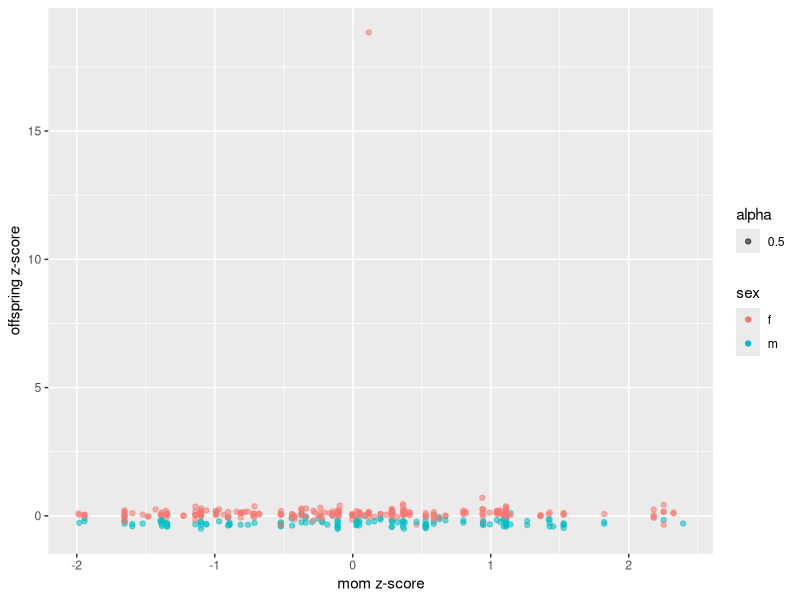
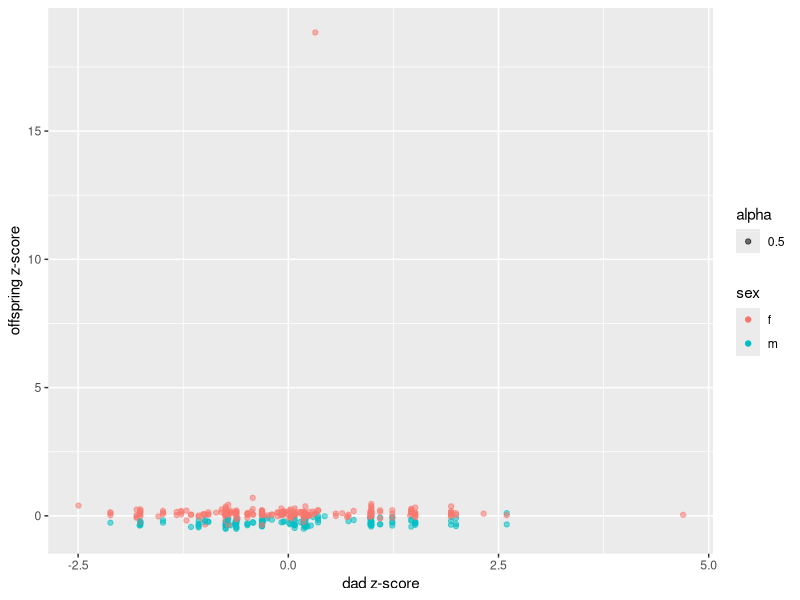
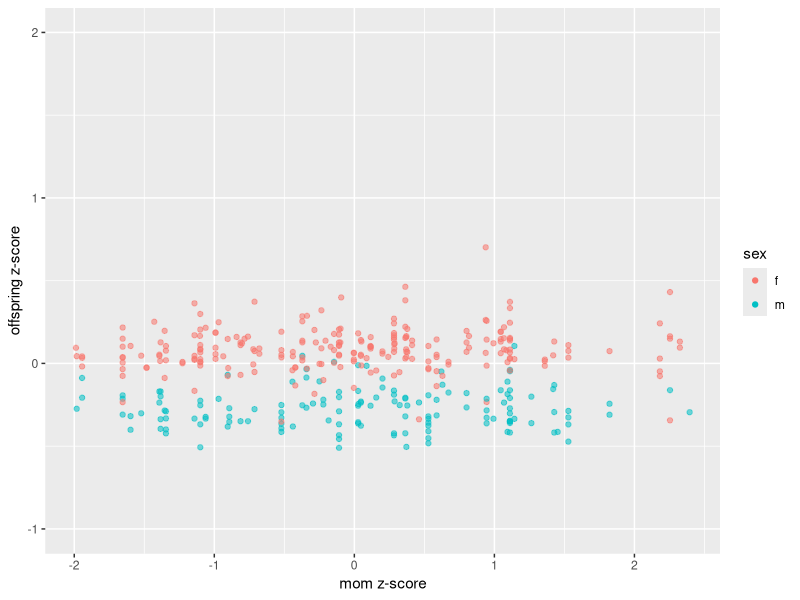
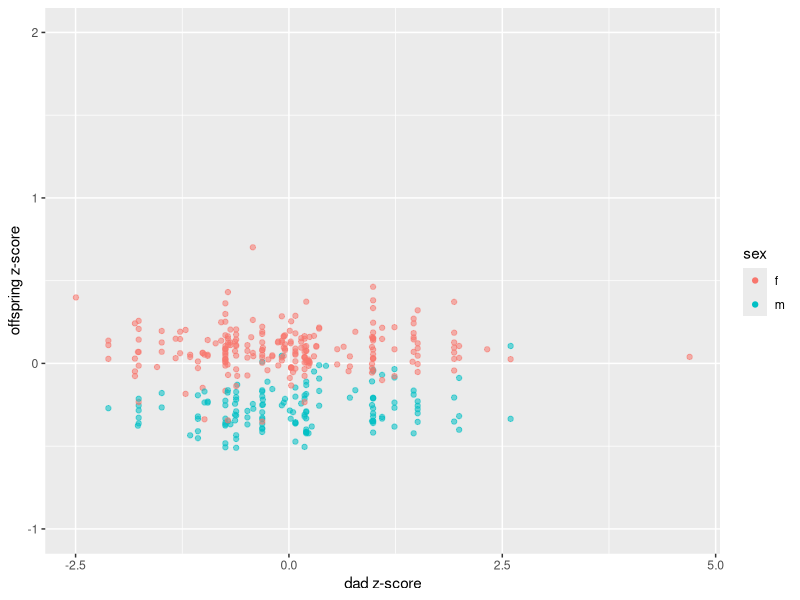

Reproduce these figures in R, in order.
## ---- chunk 1
library(dplyr)
library(ggplot2)
## ---- chunk 2
parentage_data <- read.csv("../data_8/parentage_with_phenotypes_CSV.csv")
## ---- chunk 3
#Filtering out NAs and blanks by selecting sex columns only with m or f
filtered_parentage_data <- parentage_data %>%
  select(sex, length, depth, sex.1, length.1, depth.1, sex.2, length.2, depth.2) %>%
  filter(sex == "m" | sex== "f") %>%     
  filter(sex.1 == "m" | sex.1 =="f") %>% 
  filter(sex.2 =="m" | sex.2 == "f") %>% 
  
#Creating length:depth ratio columns for offspring and each parent  
  mutate(LD_ratio = length/depth) %>%     
  mutate(LD.1_ratio = length.1/depth.1) %>% 
  mutate(LD.2_ratio = length.2/depth.2) %>% 
  na.omit() #ensuring all NAs are removed
## ---- chunk 4
head(filtered_parentage_data)
View(filtered_parentage_data)
## ---- chunk 5
#standard deviations
sd_dad <- sd(filtered_parentage_data$LD.1_ratio)
sd_mom <- sd(filtered_parentage_data$LD.2_ratio)
sd_offspring <- sd(filtered_parentage_data$LD_ratio)  

  #means
mean_dad <- mean(filtered_parentage_data$LD.1_ratio)
mean_mom <- mean(filtered_parentage_data$LD.2_ratio)
mean_offspring <- mean(filtered_parentage_data$LD_ratio)

## ---- chunk 6
#z-scores
    #dad
for (i in seq(1, length(filtered_parentage_data$LD.1_ratio))) {   #establishing the data to which the loop will apply (the dad length:depth (LD.1) ratio column)
  z_score_dad <- (filtered_parentage_data$LD.1_ratio[i] - mean_dad)/ sd_dad   #i is used as a generic variable. We're subtracting each entry in LD.1_ratio from the mean and dividing that difference by the standard deviation
  filtered_parentage_data$z_score_dad[i] <- as.numeric(z_score_dad)  #assigning the results of the above line to the column "z_score_dad"
    
}

    #double check that it worked properly...
head(filtered_parentage_data$z_score_dad)
(filtered_parentage_data$LD.1_ratio[1] - mean_dad)/sd_dad # If the loop worked correctly, this should yield the same value as the first output value from the loop


    #mom
for (i in seq(1, length(filtered_parentage_data$LD.2_ratio))) {
  z_score_mom <- (filtered_parentage_data$LD.2_ratio[i] - mean_mom)/ sd_mom 
  filtered_parentage_data$z_score_mom[i] <- as.numeric(z_score_mom)
  
}
head(filtered_parentage_data$z_score_mom)


    #offspring
for (i in seq(1, length(filtered_parentage_data$LD_ratio))) {
  z_score_offspring <- (filtered_parentage_data$LD_ratio[i] - mean_offspring)/ sd_offspring
  filtered_parentage_data$z_score_offspring[i] <- as.numeric(z_score_offspring)
  
}
head(filtered_parentage_data$z_score_offspring)
## ---- chunk 7
##graphing z-scores to compare between offspring and each parent
    #mom and offspring
ggplot(data = filtered_parentage_data) +
  geom_point(mapping = aes(x = filtered_parentage_data$z_score_mom, y = filtered_parentage_data$z_score_offspring, color = sex, alpha = 0.5))+
  labs(x = "mom z-score", y = "offspring z-score")

  #dad and offspring
ggplot(data = filtered_parentage_data) +
  geom_point(mapping = aes(x = filtered_parentage_data$z_score_dad, y = filtered_parentage_data$z_score_offspring, color = sex, alpha = 0.5))+
  labs(x = "dad z-score", y = "offspring z-score")
## ---- chunk 8
#mom and offspring - outlier removed
  ggplot(data = filtered_parentage_data) +
  geom_point(mapping = aes(x = filtered_parentage_data$z_score_mom, y = filtered_parentage_data$z_score_offspring, color = sex, alpha = 0.5))+
  labs(x = "mom z-score", y = "offspring z-score") +
  ylim(-1, 2)+
  guides(alpha = FALSE)

  #dad and offspring - outler removed
  ggplot(data = filtered_parentage_data) +
    geom_point(mapping = aes(x = filtered_parentage_data$z_score_dad, y = filtered_parentage_data$z_score_offspring, color = sex, alpha = 0.5))+
    labs(x = "dad z-score", y = "offspring z-score")+
    ylim(-1,2)+
    guides(alpha = FALSE)
  
